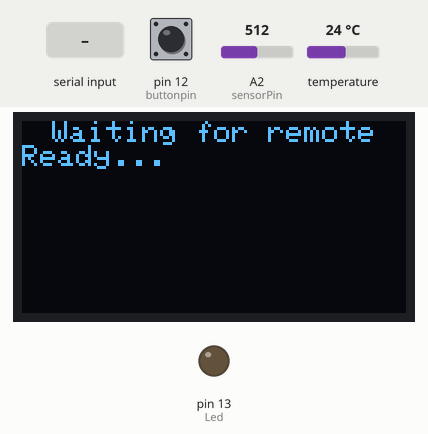
Simulated run of this sketch. Board: Arduino Uno, built with avr-gcc and run on an emulated ATmega328P. Parts: 128×64 one-colour display, output pins drawn as LEDs (lit = HIGH). Inputs (shaded band) come from the test bench; at power-on: pin 12 (buttonpin) HIGH, temperature 24 °C, A2 (sensorPin) = 512. The display library's start-up logo is not drawn; what the sketch prints to the serial monitor is not drawn.

Above: at 5.3 s.
5.4 s: "T" received over Serial
At 7.2 s:
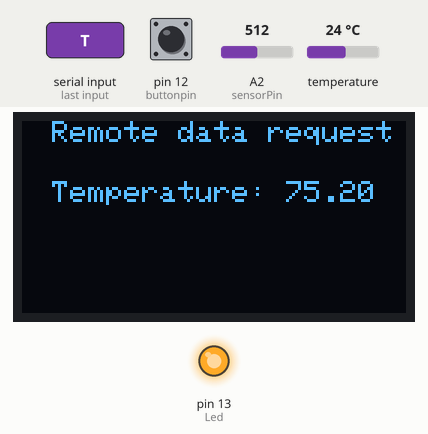
8.4 s: "L" received over Serial
At 11.1 s:
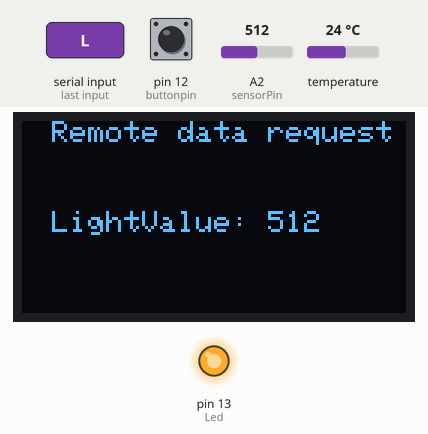
11.4 s: "1" received over Serial
At 14.3 s:
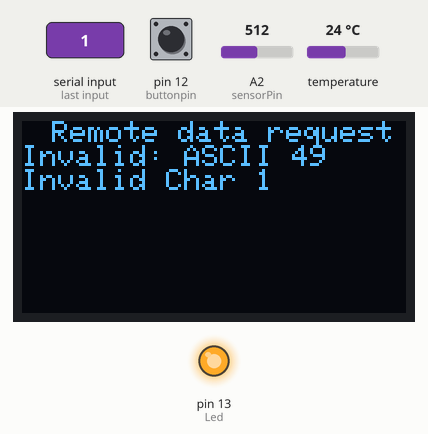
14.4 s: "t" received over Serial
17.4 s: pin 12 (buttonpin) pulled LOW for 1 s
At 20.0 s:
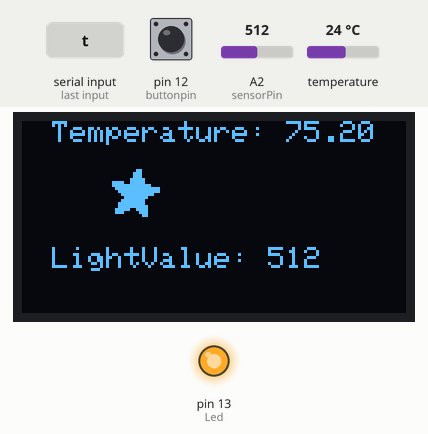
20.5 s: temperature set to 12 °C
At 28.2 s:
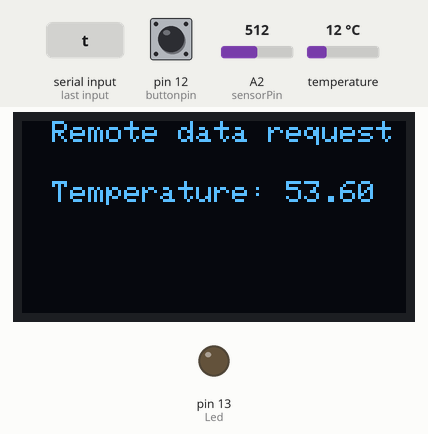
Timing chart, 0 to 29.4 s (numbered marks = the images above; inputs shaded):
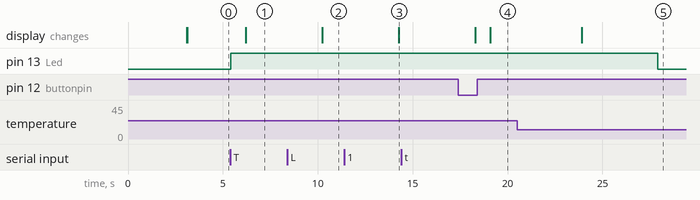

The sketch:

TempLiteDispButt-Uno-stadAlone.ino
```cpp
#include <Wire.h>
#include <stdlib.h>
#include <Adafruit_GFX.h>
#include <Adafruit_SSD1306.h>
#include <OneWire.h>
#include <DallasTemperature.h>

#define ONE_WIRE_BUS 2  // Data wire is plugged into port 2 on the Arduino.
#define OLED_RESET 4
Adafruit_SSD1306 display(OLED_RESET);
#define LOGO16_GLCD_HEIGHT 16
#define LOGO16_GLCD_WIDTH  16
static unsigned char PROGMEM const logo16_glcd_bmp[] =
{ B00000000, B11000000,
 B00000001, B11000000,
 B00000001, B11000000,
 B00000011, B11100000,
 B11110011, B11100000,
 B11111111, B11111000,
 B01111111, B11111111,
 B00111111, B11111111,
 B00011111, B11111100,
 B00001111, B11110000,
 B00011111, B11100000,
 B00111111, B11100000,
 B00111111, B11110000,
 B01111100, B11110000,
 B01110000, B01110000,
 B00000000, B00110000 };
#if (SSD1306_LCDHEIGHT != 64)
#error("Height incorrect, please fix Adafruit_SSD1306.h!");
#endif

int Led=13;                  // Define LED port.
int buttonpin=12;            // Define switch port.
int val = 0;                 // Define digital variable val.
int inByte = 0;              // Incoming serial byte.
int flushByte = 0;           // Incoming serial byte.
int sensorPin = 2;           // Vars for photoresistor.
int value = 0;

OneWire oneWire(ONE_WIRE_BUS);  // Setup a oneWire instance to
                                //  communicate with any OneWire
								//  devices (not just Maxim/Dallas
  								//  temperature ICs).
DallasTemperature sensors(&oneWire);  // Pass our oneWire reference
                                      //  to Dallas Temperature.
void setup(void)
{
    pinMode(Led,OUTPUT);          // Define LED as a output port.
    pinMode(buttonpin,INPUT);     // Define switch as a output port.

                                 // By default, the display will generate
								 //  the high voltage from the 3.3v line
								 //  internally! (neat!).
    display.begin(SSD1306_SWITCHCAPVCC, 0x3C);  // Initialize with the
	                                            //  I2C addr set to 0x3C
    Serial.begin(9600);      // Start serial port.
    // while (!Serial) {
        // ;                    // Wait for serial port to connect.
                             // //	Needed for native USB port only.
    // }
    readTime(3000);
    display.clearDisplay();   // Clears the screen and buffer.
    textSetup();
    display.println("Waiting for remote");
    display.display();
    //establishContact();         // Send a byte to establish contact,
                                //	until the receiver responds.
    display.println("Ready...");
    readTime(1000);
    while(Serial.available() > 0)     // Flush input buffer.
		flushByte = Serial.read();
    sensors.begin();             // Start up the library.
  }

void loop(void)
{
    val=digitalRead(buttonpin);       // Poll the push button.
    if(val==LOW)  {               // This is done if the button is pushed.
        digitalWrite(Led,HIGH);
        textSetup();
        displayMiniGraphic();
        displayTemperature();
    	display.setCursor(10,42);
        displayLight();
        readTime(4000);
	} else {
        digitalWrite(Led,LOW);
    }
    if (Serial.available() > 0) {       // Check to see if there is any data
        digitalWrite(Led, HIGH);     //  in the serial port buffer to be read.
        inByte = Serial.read();         // Get incoming byte.
    	response();
        digitalWrite(Led,LOW);
    }
}

void establishContact(void) {
  while (Serial.available() <= 0) {
    Serial.println("Waiting: 0");       // Send an initial string.
    delay(300);
  }
}

void textSetup(void) {
   display.clearDisplay();   // Clears the screen and buffer.
    display.setTextSize(1);
    display.setTextColor(WHITE);
    display.setCursor(10,0);
}

void readTime(int rT) {
	display.display();
    delay(rT);
    display.clearDisplay();
}

void sendInfoOnInvalidRequest(void) {
    Serial.print("Invalid: ASCII ");
    Serial.println(inByte);
    Serial.print("Invalid: Char ");
    Serial.println((char)inByte);
}

void displayInfoOnInvalidRequest(void) {
    display.print("Invalid: ASCII ");
    display.println(inByte);
	display.print("Invalid Char ");
    display.println((char)inByte);
}

void response(void) {
    textSetup();
    display.println("Remote data request");
    if (inByte == 'T'|| inByte == 't') {
        display.setCursor(10,20);
    	displayTemperature();
        Serial.print("Temperature: ");
        Serial.println(sensors.getTempFByIndex(0));
    } else if (inByte == 'L'|| inByte == 'l') {
        display.setCursor(10,30);
        displayLight();
        Serial.print("LightValue: ");
        Serial.println(value, DEC);
    } else if (inByte >= 32 && inByte <= 126) {
        sendInfoOnInvalidRequest();
    	displayInfoOnInvalidRequest();
	} else {
        sendInfoOnInvalidRequest();
    }
	readTime(4000);
}

void displayMiniGraphic(void) {
    display.clearDisplay();
    display.drawBitmap(30, 16,  logo16_glcd_bmp, 16, 16, 1);
    display.display();
}

void displayTemperature(void){
    sensors.requestTemperatures();
    display.print("Temperature: ");
    display.println(sensors.getTempFByIndex(0));
}

void displayLight(void) {
    value = analogRead(sensorPin);
    display.print("LightValue: ");
    display.println(value, DEC);
}
```

Measured:
- after the input at 5.4 s, pin 13 (Led): LOW → HIGH at once; the display: changes after 0.81 s (image 1)
- after the input at 8.4 s, pin 13 (Led): stays HIGH (without the input it goes to LOW after 1.8 s); the display: changes after 1.8 s (image 2)
- after the input at 11.4 s, pin 13 (Led): stays HIGH (without the input it goes to LOW after 2.8 s); the display: changes after 2.9 s (image 3)
- after the input at 14.4 s, every drawn part: stays the same
- after the input at 17.4 s, the display: first changes after 0.90 s (image 4 shows a later state)
- after the input at 20.5 s, the display: changes after 3.4 s (image 5)
